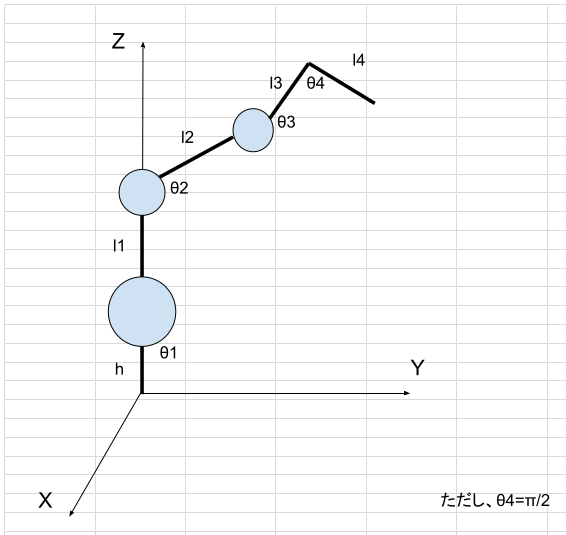
#> input picture Memo/tex/img/img1.png, 566 x 535 px, found by its file name
$ python display.py
#> lines starting #> are read from the running program, lines starting #| are printed output that depends on the picture
from PIL import Image
import os, sys
import cv2
import numpy as np
from matplotlib import pyplot as plt


img1 = cv2.imread('/home/morita/ros2_ws/Memo/tex/img/img1.png')
#> img1 is the input picture: shape (535, 566, 3); mean B, G, R 249.5, 249.2, 248.8
img2 = cv2.imread('/home/morita/ros2_ws/Memo/tex/img/img3.png')
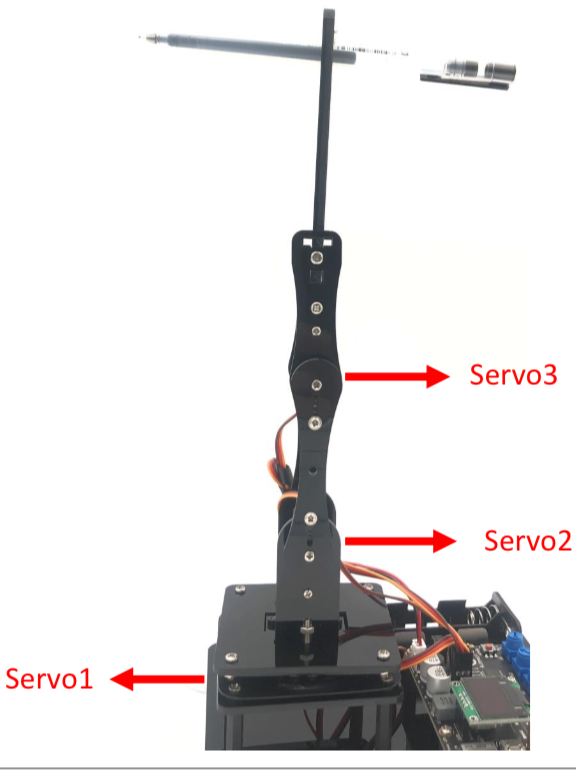
#> input picture Memo/tex/img/img3.png, 576 x 770 px, found by its file name
#> img2 is the input picture: shape (770, 576, 3); mean B, G, R 223.2, 223.2, 225.9


img1 = cv2.cvtColor(img1, cv2.COLOR_RGB2BGR)
img2 = cv2.cvtColor(img2, cv2.COLOR_RGB2BGR)


plt.subplot(121),plt.imshow(img1)
plt.title('link coordinate'), plt.xticks([]), plt.yticks([])
plt.subplot(122),plt.imshow(img2)
plt.title('ADA031'), plt.xticks([]), plt.yticks([])

plt.show()
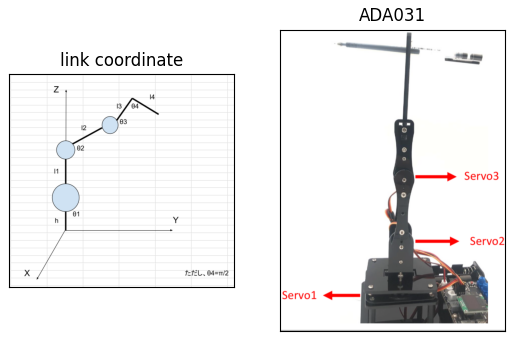
#> figure drawn by matplotlib, 2 panels
